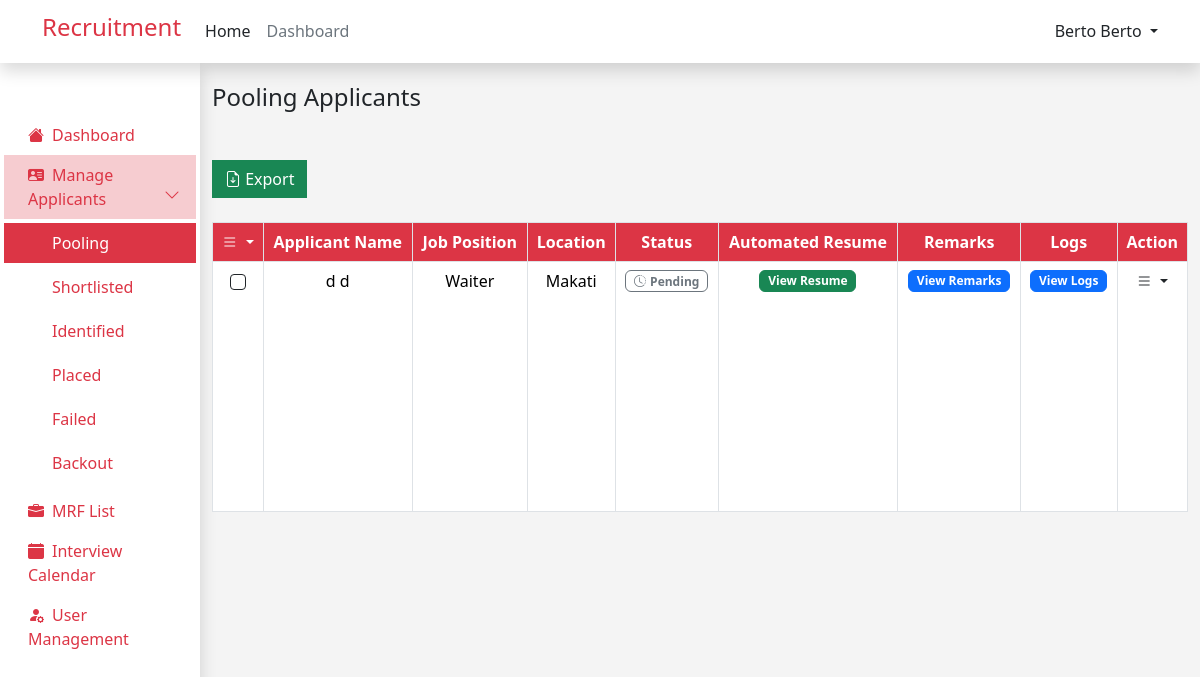
Before: /admin/pooling_applicant.php (signed in) with the older database file.
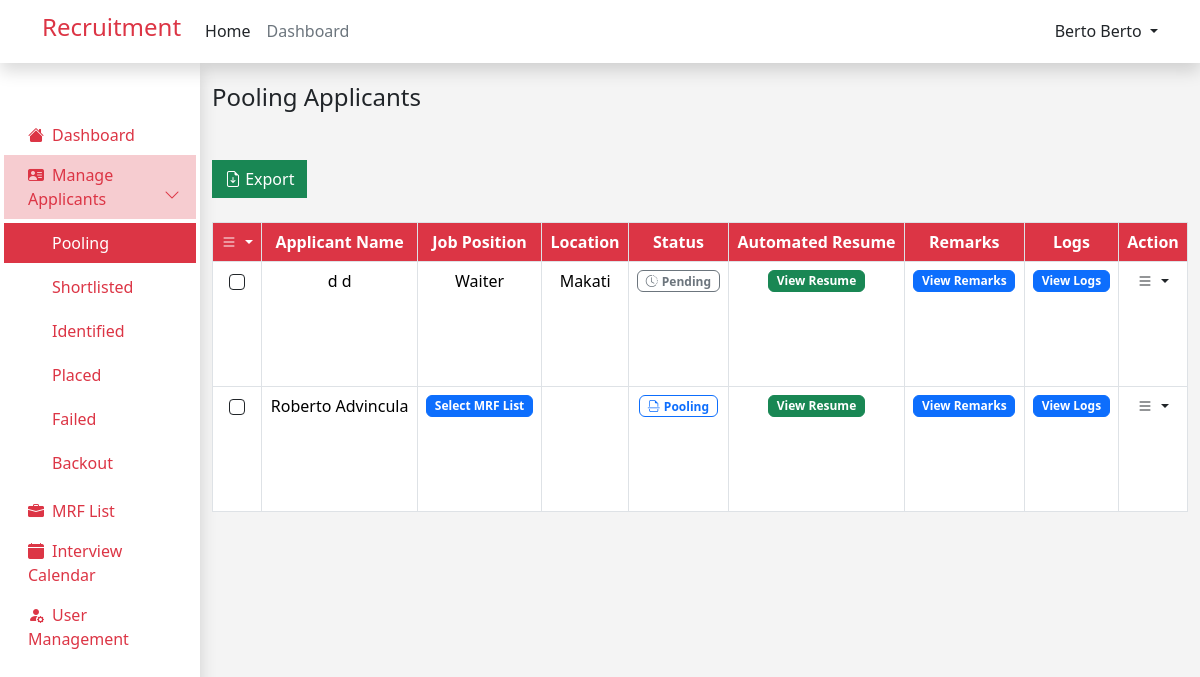
After: the same page with the newer database file.
### tables this page shows
CREATE TABLE `job_applicants` (
  `id` int(12) NOT NULL,
  `user_id` int(12) NOT NULL,
  `job_id` int(12) NOT NULL,
  `application_status` varchar(255) NOT NULL,
  `interview_date` datetime DEFAULT NULL,
  `remark` text NOT NULL,
  `employee_id` int(11) NOT NULL
);

CREATE TABLE `user` (
  `id` int(11) NOT NULL,
  `first_name` varchar(255) NOT NULL,
  `last_name` varchar(255) NOT NULL,
  `email` varchar(255) NOT NULL,
  `password` varchar(255) NOT NULL,
  `role` varchar(255) NOT NULL,
  `resume` varchar(255) NOT NULL,
  `branch` varchar(255) NOT NULL,
  `industry_access` varchar(255) NOT NULL,
  `verify_token` varchar(255) NOT NULL,
  `verify_status` tinyint(2) NOT NULL DEFAULT 0 COMMENT '0=not verified, 1=verified'
);

CREATE TABLE `mrfs` (
  `id` int(11) NOT NULL,
  `industry` varchar(255) NOT NULL,
  `mrf_status` varchar(255) NOT NULL,
  `closed_date` date NOT NULL,
  `request_date` date NOT NULL DEFAULT current_timestamp(),
  `client` varchar(255) NOT NULL,
  `location` varchar(255) NOT NULL,
  `aging_days` varchar(255) NOT NULL,
  `mrf_number` varchar(255) NOT NULL,
  `new_request` varchar(255) NOT NULL,
  `head_count` int(11) NOT NULL,
  `job_position` varchar(255) NOT NULL,
  `contract_type` varchar(255) NOT NULL,
  `classification` varchar(255) NOT NULL,
  `placed` int(11) NOT NULL,
  `variance` int(11) NOT NULL,
  `cancel` int(11) NOT NULL,
  `job_description` text NOT NULL,
  `qualification` text NOT NULL,
  `remarks` text NOT NULL
);

### components/applicants_table.php (the view, shortened to what this page needs)
<link rel="stylesheet" href="https://cdn.datatables.net/2.0.3/css/dataTables.dataTables.min.css">
<tbody style="height: 250px;">
    <?php
    while ($row = mysqli_fetch_assoc($result)) {
        ?>
        <tr>
            <td class="text-center">
                <div class="form-check d-flex justify-content-center ">
                    <input class="form-check-input  border border-1 border-dark" type="checkbox" name="checkbox_value[]"
                        value="<?php echo $row['id']; ?>">
                </div>
            </td>
            <td>
                <?php echo $row['first_name'] . ' ' . $row['last_name']; ?>
            </td>
            <td>
                <?php
                if ($row['application_status'] == 'Pooling') {
                    ?>
                    <button type="button" class="btn btn-primary badge" data-bs-toggle="modal" data-bs-target="#viewMRFModal"
                        data-applicantId="<?php echo $row['id']; ?>">
                        Select MRF List
                    </button>
                    <?php
                } else {
                    echo $row['job_position'];
                }
                ?>
            </td>
            <td>
                <?php
                if ($row['application_status'] !== 'Pooling') {
                    echo $row['location'];
                }
                ?>
            </td>
            <td>
                <?php
                $status = $row['application_status'];
                switch ($status) {
                    case 'Pending':
                        ?>
                        <span class=" badge badge border border-secondary text-secondary ">
                            <i class="bi bi-clock-history me-1"></i>Pending
                        </span>
                        <?php
                        break;
                    case 'Pooling':
                        ?>
                        <span class=" badge badge border border-primary text-primary ">
                            <i class="bi bi-file-earmark-break me-1"></i>Pooling
                        </span>
                        <?php
                        break;
                        ?>
                        <?php
                }
                ?>
            </td>
            <td>
                <button type="button" class="btn btn-success badge " data-bs-toggle="modal"
                    data-bs-target="#viewResumeModal<?php echo $row['id']; ?>">
                    View Resume
                </button>
            </td>
            <td>
                <button type="button" class="btn btn-primary badge " data-bs-toggle="modal"
                    data-bs-target="#viewRemarksModal<?php echo $row['id']; ?>">
                    View Remarks
                </button>
            </td>
            <td>
                <button type="button" class="btn btn-primary badge " data-bs-toggle="modal"
                    data-bs-target="#viewLogsModal<?php echo $row['id']; ?>">
                    View Logs
                </button>
            </td>
            <td>
                <div class="dropdown">
                    <a href="#" class="link-danger text-decoration-none dropdown-toggle text-dark" id="dropdownUser2"
                        data-bs-toggle="dropdown" aria-expanded="false">
                        <i class="bi bi-list"></i>
                    </a>
                </div>
            </td>
        </tr>
        <?php
    }
    ?>
</tbody>

Changed rows visible on the page:
added job_applicants: user.first_name "Roberto", user.last_name "Advincula", application_status "Pooling" (drawn)
